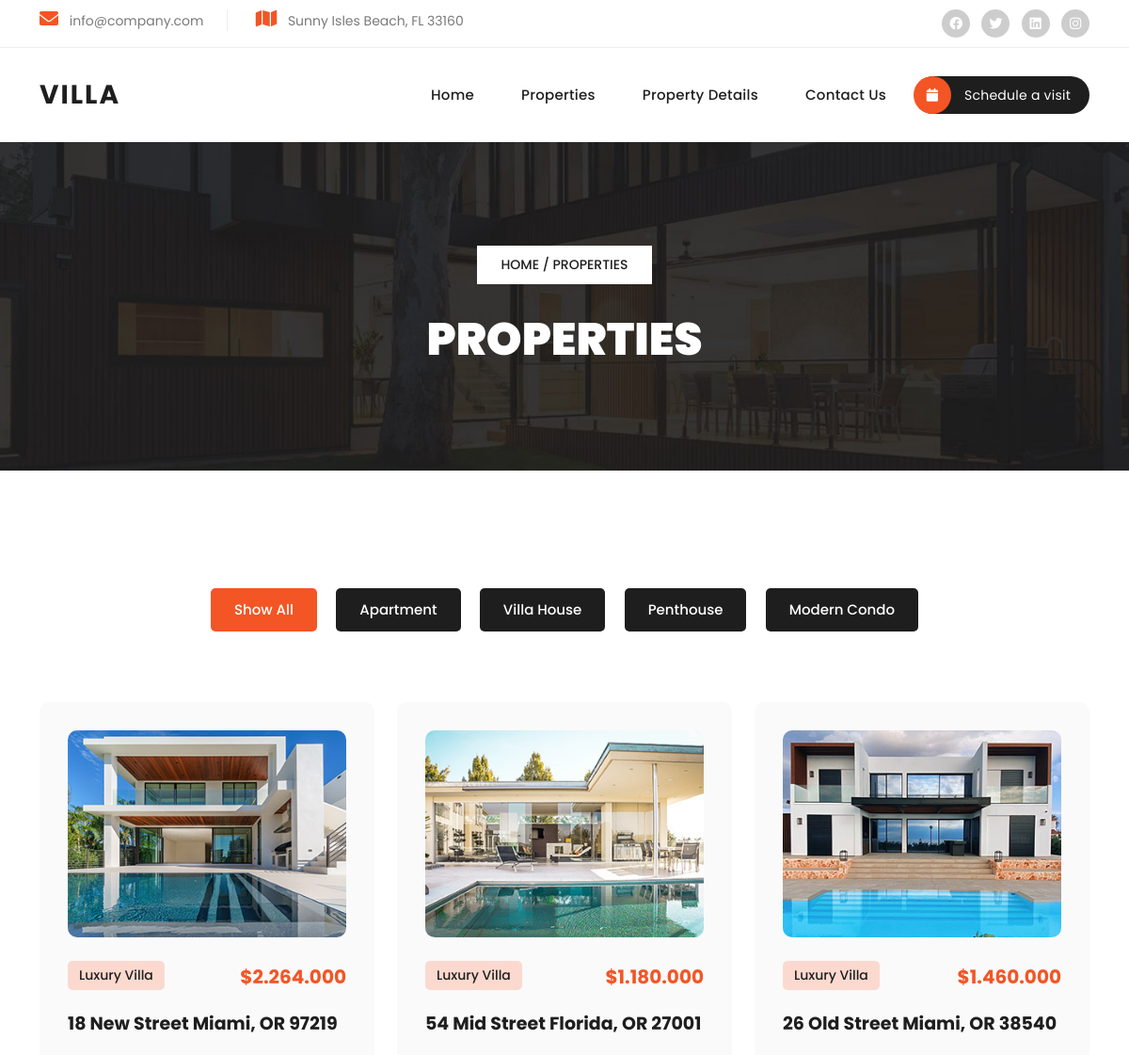
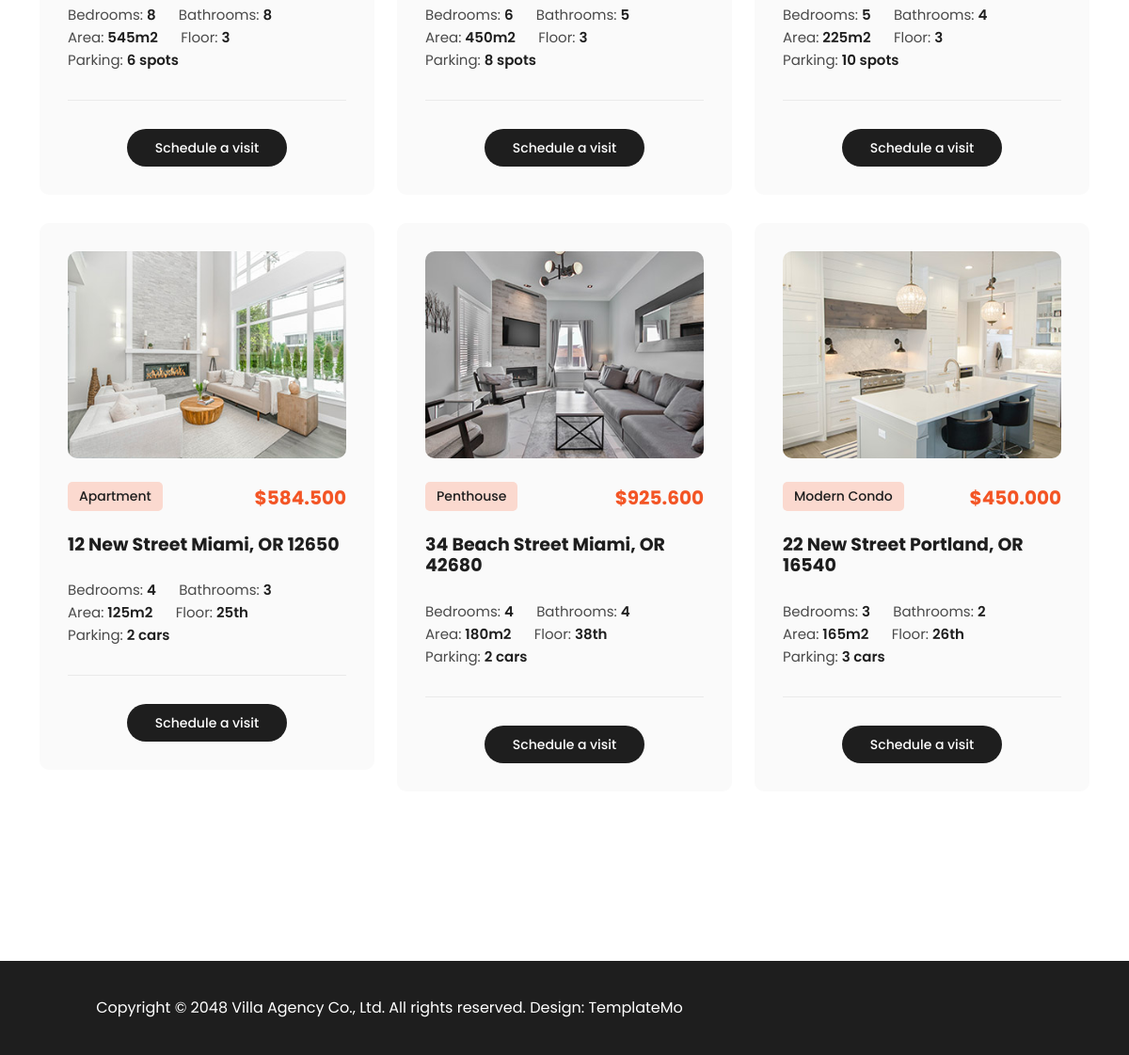
/public/templates/properties.php, run on the app's committed database (2 pictures, top to bottom).
### tables this page shows
CREATE TABLE properties (
    id INT AUTO_INCREMENT PRIMARY KEY,
    title VARCHAR(200) NOT NULL,
    category VARCHAR(50) NOT NULL,
    price DECIMAL(12, 2) NOT NULL,
    bedrooms INT NOT NULL DEFAULT 0,
    bathrooms INT NOT NULL DEFAULT 0,
    area INT NOT NULL DEFAULT 0,
    floor VARCHAR(20) NOT NULL DEFAULT '1',
    parking VARCHAR(50) NOT NULL DEFAULT '0',
    description TEXT,
    image VARCHAR(255) DEFAULT 'property-01.jpg',
    created_at TIMESTAMP DEFAULT CURRENT_TIMESTAMP,
    INDEX idx_category (category),
    INDEX idx_created (created_at)
);

### app/core/Database.php (called while the page is built)
<?php
class Database
{
    private string $host = 'localhost';
    private string $dbname = 'villa_agency';
    private string $username = 'root';
    private string $password = '';
    private PDO $connection;
    public function __construct()
    {
        $dsn = "mysql:host={$this->host};dbname={$this->dbname};charset=utf8mb4";
        $this->connection = new PDO($dsn, $this->username, $this->password);
        $this->connection->setAttribute(PDO::ATTR_ERRMODE, PDO::ERRMODE_EXCEPTION);
        $this->connection->setAttribute(PDO::ATTR_DEFAULT_FETCH_MODE, PDO::FETCH_OBJ);
    }
    public function getConnection(): PDO
    {
        return $this->connection;
    }
}

### app/models/Property.php (called while the page is built, shortened)
<?php
class Property
{
    private PDO $db;
    public function __construct()
    {
        $database = new Database();
        $this->db = $database->getConnection();
    }
    public function all(): array
    {
        $sql = "SELECT * FROM properties ORDER BY created_at DESC";
        return $this->db->query($sql)->fetchAll();
    }
}

### public/templates/properties.php (the view, shortened to what this page needs)
<?php
$propertyModel = new Property();
$properties = $propertyModel->all();
require_once 'partials/header.php';
?>
  <div class="page-heading header-text">
    <div class="container">
      <div class="row">
        <div class="col-lg-12">
          <span class="breadcrumb"><a href="index.php">Home</a> / Properties</span>
          <h3>Properties</h3>
        </div>
      </div>
    </div>
  </div>
  <div class="section properties">
    <div class="container">
      <ul class="properties-filter">
        <li><a class="is_active" href="#!" data-filter="*">Show All</a></li>
        <li><a href="#!" data-filter=".apartment">Apartment</a></li>
        <li><a href="#!" data-filter=".villa">Villa House</a></li>
        <li><a href="#!" data-filter=".penthouse">Penthouse</a></li>
        <li><a href="#!" data-filter=".condo">Modern Condo</a></li>
      </ul>
      <div class="row properties-box">
        <?php if (!empty($properties)): ?>
          <?php foreach ($properties as $p): ?>
            <?php
              $imagePath = '../assets/images/property-01.jpg';
              if (!empty($p->image)) {
                  if (file_exists(__DIR__ . '/../uploads/' . $p->image)) {
                      $imagePath = '../uploads/' . $p->image;
                  } else {
                      $imagePath = '../assets/images/' . $p->image;
                  }
              }
              $cat = strtolower($p->category);
              $cssClass = 'apartment';
              if (str_contains($cat, 'villa')) {
                  $cssClass = 'villa';
              } elseif (str_contains($cat, 'penthouse')) {
                  $cssClass = 'penthouse';
              } elseif (str_contains($cat, 'condo')) {
                  $cssClass = 'condo';
              }
            ?>
            <div class="col-lg-4 col-md-6 align-self-center mb-30 properties-items <?php echo $cssClass; ?>">
              <div class="item">
                <a href="property-details.php?id=<?php echo $p->id; ?>">
                  <img src="<?php echo htmlspecialchars($imagePath); ?>" alt="<?php echo htmlspecialchars($p->title); ?>">
                </a>
                <span class="category"><?php echo htmlspecialchars($p->category); ?></span>
                <h6>$<?php echo number_format((float)$p->price, 0, '.', '.'); ?></h6>
                <h4>
                  <a href="property-details.php?id=<?php echo $p->id; ?>">
                    <?php echo htmlspecialchars($p->title); ?>
                  </a>
                </h4>
                <ul>
                  <li>Bedrooms: <span><?php echo (int)$p->bedrooms; ?></span></li>
                  <li>Bathrooms: <span><?php echo (int)$p->bathrooms; ?></span></li>
                  <li>Area: <span><?php echo (int)$p->area; ?>m2</span></li>
                  <li>Floor: <span><?php echo htmlspecialchars($p->floor); ?></span></li>
                  <li>Parking: <span><?php echo htmlspecialchars($p->parking); ?></span></li>
                </ul>
                <div class="main-button">
                  <a href="property-details.php?id=<?php echo $p->id; ?>">Schedule a visit</a>
                </div>
              </div>
            </div>
          <?php endforeach; ?>
        <?php else: ?>
          <div class="col-12 text-center">
            <p>Žiadne nehnuteľnosti zatiaľ nie sú v databáze.</p>
          </div>
        <?php endif; ?>
      </div>
    </div>
  </div>
  <?php require_once 'partials/footer.php'; ?>

### public/templates/partials/header.php (shortened to what this page needs)
<!DOCTYPE html>
<html lang="en">
  <head>
    <link href="../assets/vendor/bootstrap/css/bootstrap.min.css" rel="stylesheet">
    <link rel="stylesheet" href="../assets/css/fontawesome.css">
    <link rel="stylesheet" href="../assets/css/templatemo-villa-agency.css">
    <link rel="stylesheet" href="../assets/css/owl.css">
    <link rel="stylesheet" href="../assets/css/animate.css">
    <link rel="stylesheet"href="https://unpkg.com/swiper@7/swiper-bundle.min.css"/>
  </head>
  <div class="sub-header">
    <div class="container">
      <div class="row">
        <div class="col-lg-8 col-md-8">
          <ul class="info">
            <li><i class="fa fa-envelope"></i> info@company.com</li>
            <li><i class="fa fa-map"></i> Sunny Isles Beach, FL 33160</li>
          </ul>
        </div>
        <div class="col-lg-4 col-md-4">
          <ul class="social-links">
            <li><a href="#"><i class="fab fa-facebook"></i></a></li>
            <li><a href="https://x.com/minthu" target="_blank"><i class="fab fa-twitter"></i></a></li>
            <li><a href="#"><i class="fab fa-linkedin"></i></a></li>
            <li><a href="#"><i class="fab fa-instagram"></i></a></li>
          </ul>
        </div>
      </div>
    </div>
  </div>
  <header class="header-area header-sticky">
    <div class="container">
        <div class="row">
            <div class="col-12">
                <nav class="main-nav">
                    <a href="index.php" class="logo">
                        <h1>Villa</h1>
                    </a>
                    <ul class="nav">
                      <li><a href="index.php">Home</a></li>
                      <li><a href="properties.php">Properties</a></li>
                      <li><a href="property-details.php">Property Details</a></li>
                      <li><a href="contact.php">Contact Us</a></li>
                      <li><a href="#"><i class="fa fa-calendar"></i> Schedule a visit</a></li>
                  </ul>
                </nav>
            </div>
        </div>
    </div>
  </header>

### public/templates/partials/footer.php (shortened to what this page needs)
<footer>
    <div class="container">
      <div class="col-lg-8">
        <p>Copyright © 2048 Villa Agency Co., Ltd. All rights reserved.
        Design: <a rel="nofollow" href="https://templatemo.com" target="_blank">TemplateMo</a></p>
      </div>
    </div>
  </footer>
  </body>
</html>

### data on the page
properties: image (picture), category "Luxury Villa", price "2.264.000", title "18 New Street Miami, OR 97219", bedrooms "8", bathrooms "8", area "545", floor "3", parking "6 spots"
properties: image (picture), category "Luxury Villa", price "1.180.000", title "54 Mid Street Florida, OR 27001", bedrooms "6", bathrooms "5", area "450", floor "3", parking "8 spots"
properties: image (picture), category "Luxury Villa", price "1.460.000", title "26 Old Street Miami, OR 38540", bedrooms "5", bathrooms "4", area "225", floor "3", parking "10 spots"
properties: image (picture), category "Apartment", price "584.500", title "12 New Street Miami, OR 12650", bedrooms "4", bathrooms "3", area "125", floor "25th", parking "2 cars"
properties: image (picture), category "Penthouse", price "925.600", title "34 Beach Street Miami, OR 42680", bedrooms "4", bathrooms "4", area "180", floor "38th", parking "2 cars"
properties: image (picture), category "Modern Condo", price "450.000", title "22 New Street Portland, OR 16540", bedrooms "3", bathrooms "2", area "165", floor "26th", parking "3 cars"
